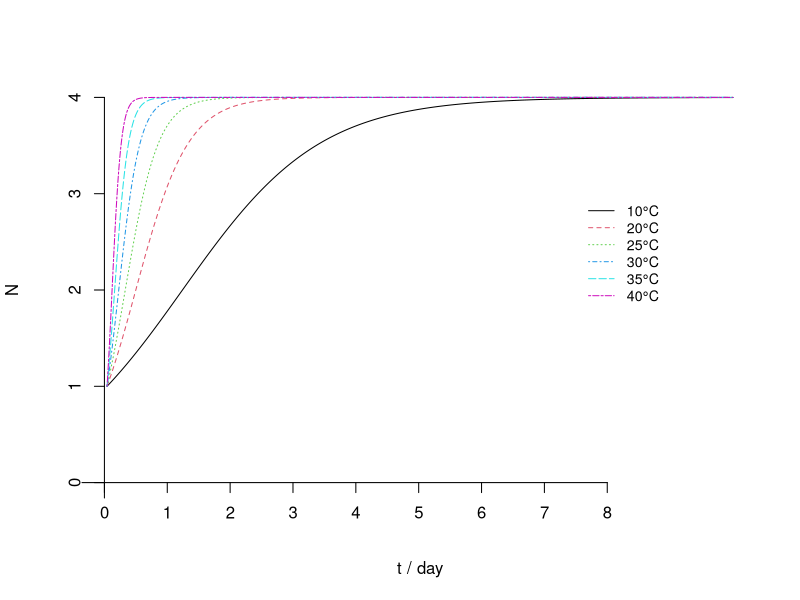

Source code (R):
library(rmutil)

# dN/dt = r * N * (1 - ( N / K) ) * exp(TA/Tref - TA/T)

Tref<-293.15 # Referentna temp 
TA<-8000 # Arrhenius temp 
N0<-1  # Inicialna konc. 
r<-0.1 # Brzina rasta (log CFU/mL/h)  
K<-4 # Carrying capacity (log CFU/mL)  

# **********************************************************************
#pdf(file="Vibrio_N_solutions.pdf", pointsize = 15)
T=283.15
dNdt<-function(N, t) (r * N * (1 - ( N / K) ) * exp(TA/Tref - TA/T))
N <- runge.kutta(dNdt, N0, seq(1,240,by=1/128))
xl<-length(N)
plot(seq(1,240,by=1/128), N, type="l", ylim = c(0,4), 
     axes=F, xlab="t / day", ylab="N", lty=1, col=1)
axis(1, at=c(-10,0,24,48,72, 96, 120, 144, 168, 192), 
     labels=c("", 0,1,2,3,4,5,6,7,8),pos=0, outer=T)
axis(2, at=c(-10,0, 1,2,3,4), pos=0, outer=T)

br=2
for(temp in c(293.15, 298.15, 303.15, 308.15, 313.15)){
T<-temp
dNdt<-function(N, t) (r * N * (1 - ( N / K) ) * exp(TA/Tref - TA/T))
N <- runge.kutta(dNdt, N0, seq(1,240,by=1/128))
xl<-length(N)
lines(seq(1,240,by=1/128), N, type="l", lty=br, col=br)
br=br+1
}

legend(180,3, legend=c("10°C","20°C","25°C","30°C","35°C","40°C"),
       lty=1:6, bty="n", col=1:6, cex=0.85)
#dev.off()

# **********************************************************************
